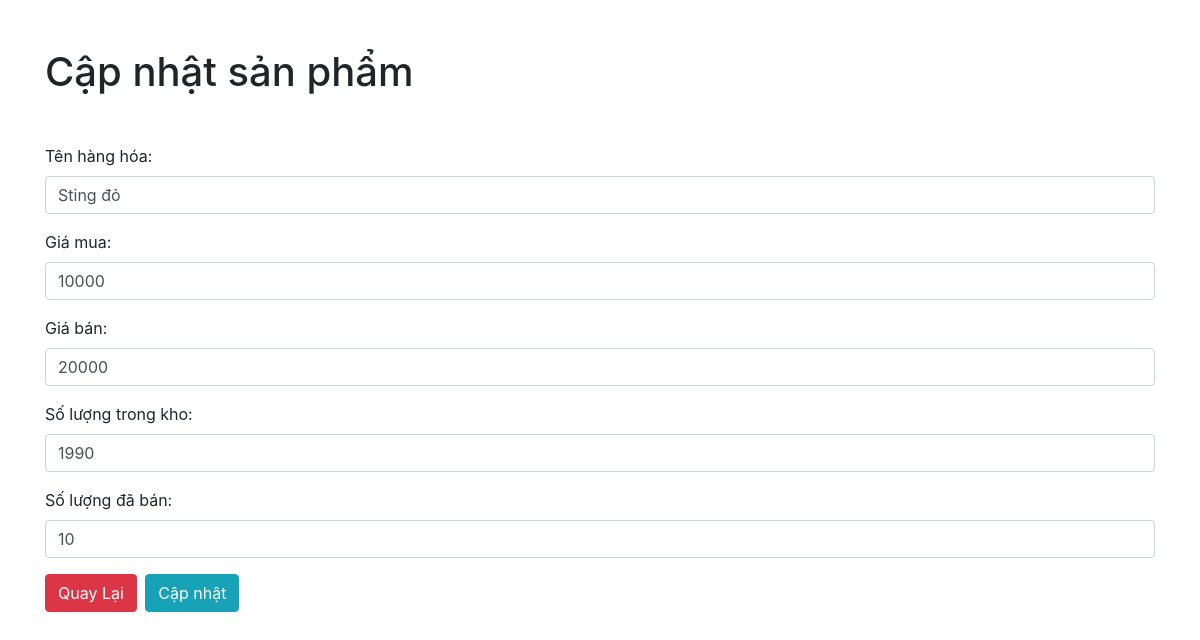
The app's page /update/1/, older data.
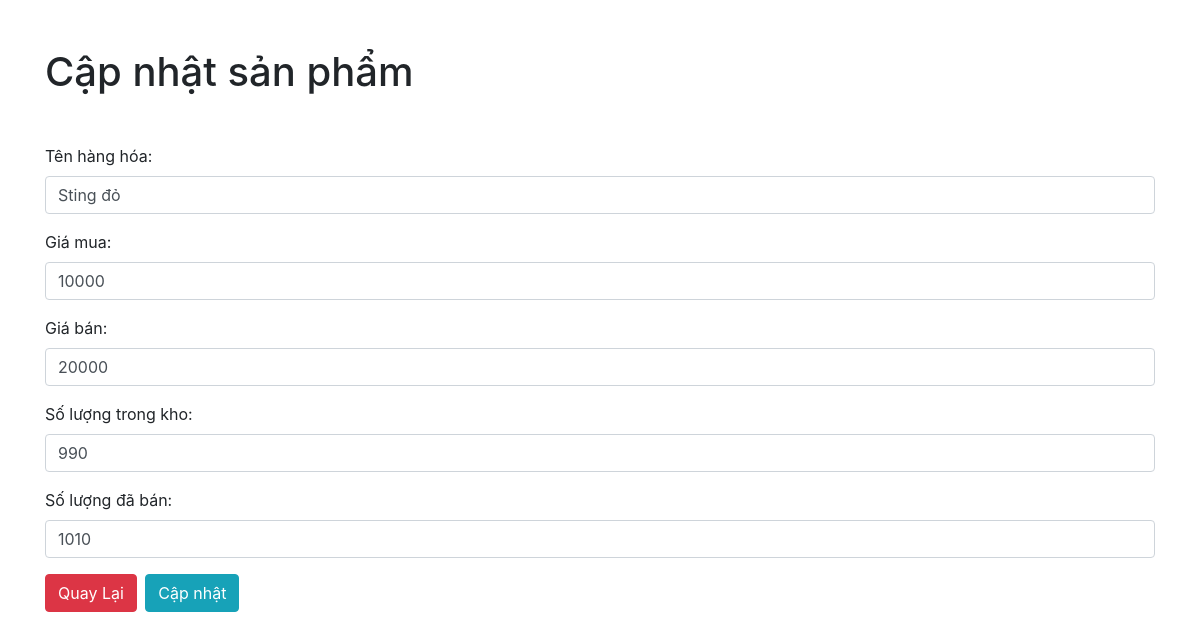
The same page, newer data.
### api/models.py (models this page shows)
class Product(models.Model):
    name = models.CharField(max_length=100)
    purchase_price = models.DecimalField(max_digits=10, decimal_places=0)
    selling_price = models.DecimalField(max_digits=10, decimal_places=0)
    quantity = models.PositiveIntegerField()
    quantity_sold = models.PositiveIntegerField(default=0)

### api/views.py (the view, shortened to what this page needs)
# urls.py: path('update/<int:product_id>/', views.product_update, name="product_update"),
def product_update(request, product_id):
    item = Product.objects.get(id=product_id)
    return render(request, 'update.html', {"item":item,})

### api/templates/update.html (shortened to what this page needs)
<!DOCTYPE html>
<html lang="en">
<head>
    <link rel="stylesheet" href="https://maxcdn.bootstrapcdn.com/bootstrap/4.5.2/css/bootstrap.min.css">
</head>
<body>
    <div class="mt-5">
        <div class="container">
            <h1 class="mb-5">Cập nhật sản phẩm</h1>
            <form method="post" action="/update/{{item.id}}/">
                <div class="mb-3">
                    <label for="name" class="form-label">Tên hàng hóa:</label>
                    <input type="text" class="form-control" name="name" value="{{item.name}}" required>
                </div>
                <div class="mb-3">
                    <label for="purchase_price" class="form-label">Giá mua:</label>
                    <input type="number" step="0.01" class="form-control" name="purchase_price" value="{{item.purchase_price}}" required>
                </div>
                <div class="mb-3">
                    <label for="selling_price" class="form-label">Giá bán:</label>
                    <input type="number" step="0.01" class="form-control" name="selling_price" value="{{item.selling_price}}" required>
                </div>
                <div class="mb-3">
                    <label for="quantity" class="form-label">Số lượng trong kho:</label>
                    <input type="number" class="form-control" name="quantity" value="{{item.quantity}}" required>
                </div>
                <div class="mb-3">
                    <label for="sold_quantity" class="form-label">Số lượng đã bán:</label>
                    <input type="number" class="form-control" name="sold_quantity" value="{{item.quantity_sold}}" required>
                </div>
                <a href="/" class="btn btn-danger mr-1">Quay Lại</a>
                <button type="submit" class="btn btn-info">Cập nhật</button>
            </form>
        </div>
    </div>
</body>
</html>

Row changes from the older to the newer data that the page shows:
changed Product "Sting đỏ": quantity "1990" → "990"; sold_quantity "10" → "1010"
